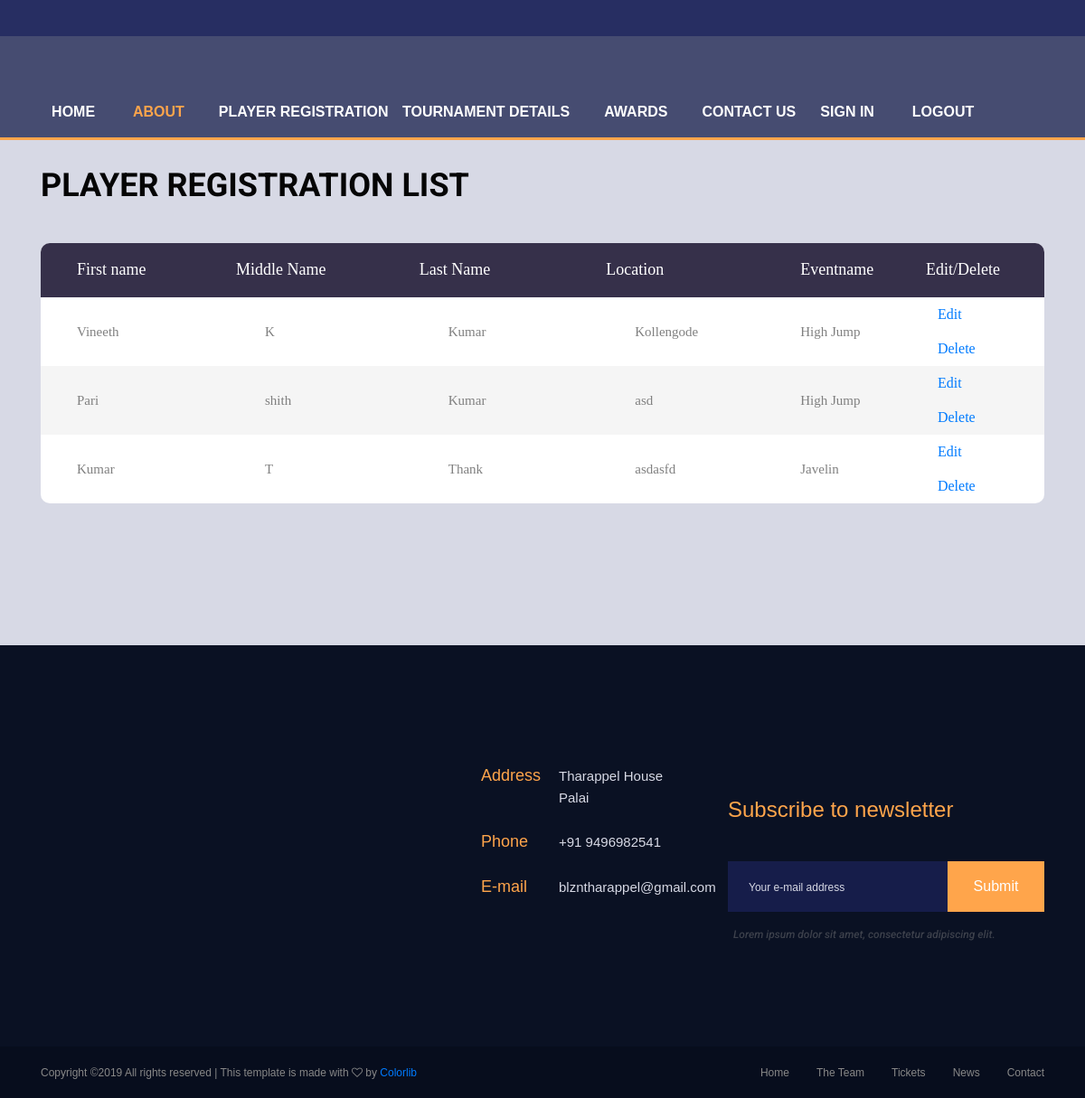
Page /dashboard/plist-view (signed in) on the earlier database version.
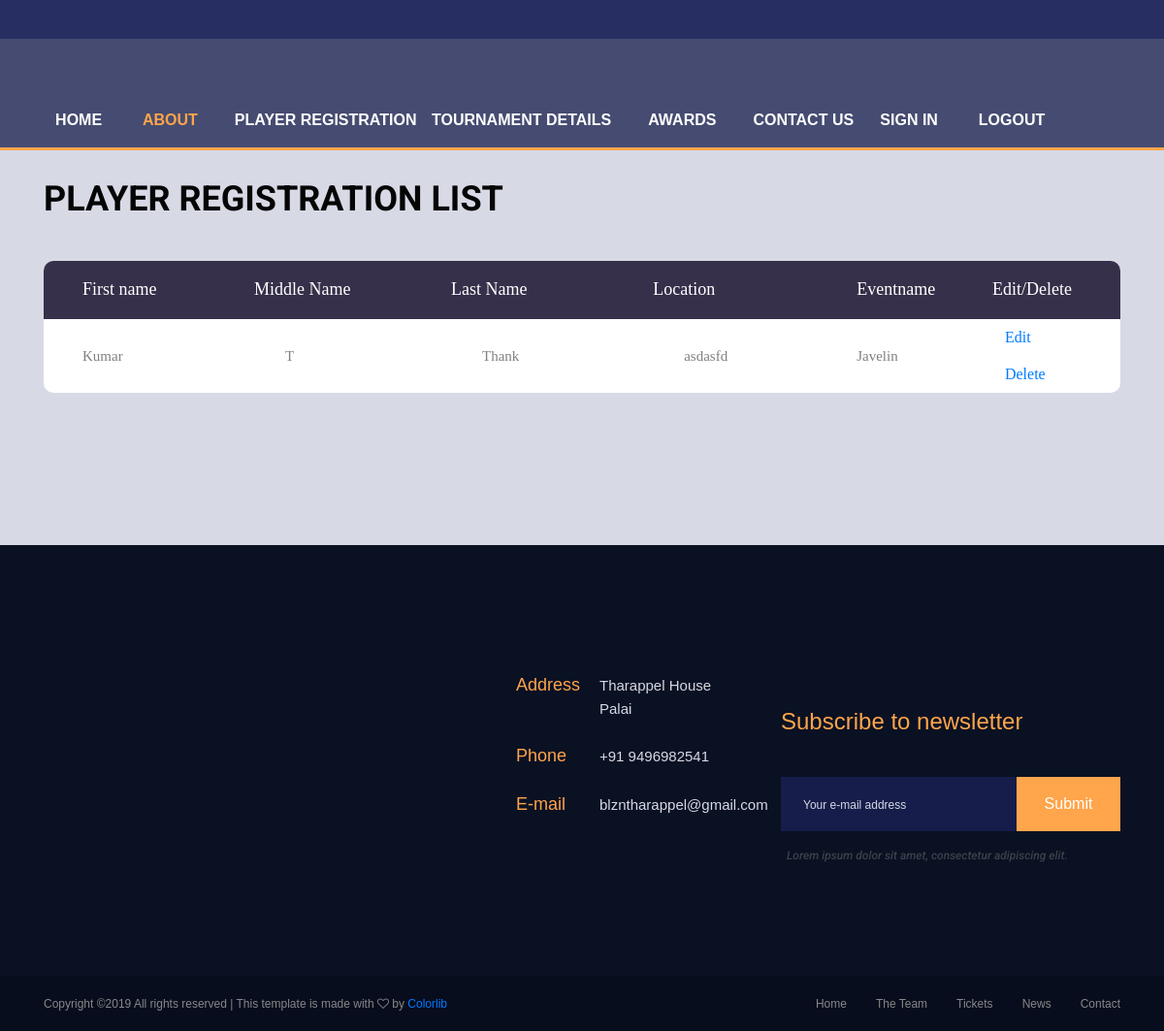
Same page on the later database version.
### Appadmin1/models.py (models this page shows, shortened)
class Player(models.Model):
    firstname = models.CharField(max_length=35)
    middlename = models.CharField(max_length=20)
    lastname = models.CharField(max_length=30)
    location = models.CharField(max_length=30)
    eventname = models.CharField(max_length=30, default="None", choices = EVENT_CHOICES)

### admin_dashboard/views.py (the view)
# urls.py: path('plist-view',plistView.as_view(),name='player_list'),
class plistView(LoginRequiredMixin,ListView):
    content_object_name ='player_list'
    model = Player
    template_name = 'admin/player_list.html'

### template/admin/player_list.html (shortened to what this page needs)
{% extends "club/base3.html"%}
{% load static from staticfiles %}
{% block body_block %}
<div class="super_container">
  <div class="news">
    <div class="container">
      <div class="row">
        <div class="col">
          <div class="section_title_container">
            <div class="section_title">
              <br><br><br><br>
              <h1>Player registration list</h1>
              <br><br>
              <div class="container-table100">
                <div class="wrap-table100">
                  <div class="table100">
                      <table>
                        <thead>
                        <tr class="table100-head">
                          <th class="column1">First name</th>
                          <th class="column2">Middle Name</th>
                          <th class="column2">Last Name</th>
                          <th class="column2">Location</th>
                          <th class="column2">Eventname</th>
                          <th class="column2">Edit/Delete</th>
                        </tr>
                        </thead>
                        <tbody>
                          {% for details in player_list %}
                          <tr class="table100-head">
                            <td class="column1">{{details.firstname}}</td>
                            <td class="column1">{{details.middlename}}</td>
                            <td class="column1">{{details.lastname}}</td>
                            <td class="column1">{{details.location}}</td>
                            <td class="column2">{{details.eventname}}</td>
                            <td class="column2"><a class="btn" href="{% url 'adminD:updatep' pk=details.pk %}">Edit</a><br>
                                <a class="btn" href="{% url 'adminD:deletep' pk=details.pk %}">Delete</a>
                            </td>
                          </tr>
                          {% endfor %}
                      </tbody>
                    </table>
                  </div>
                </div>
              </div>
            </div>
          </div>
        </div>
      </div>
    </div>
  </div>
</div>
{% endblock %}

Differences in the rows shown:
removed Player: firstname "Vineeth", middlename "K", lastname "Kumar", location "Kollengode", eventname "High Jump"
removed Player: firstname "Pari", middlename "shith", lastname "Kumar", location "asd", eventname "High Jump"
